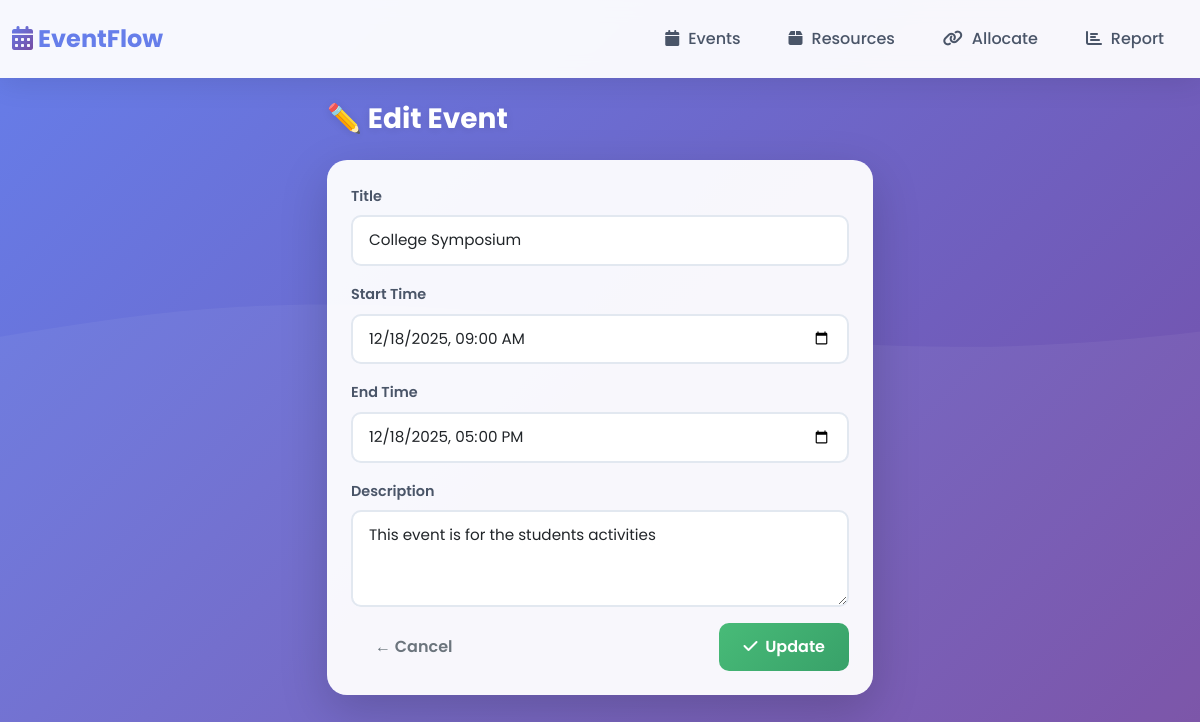
The page /events/edit/1 on the database as committed earlier.
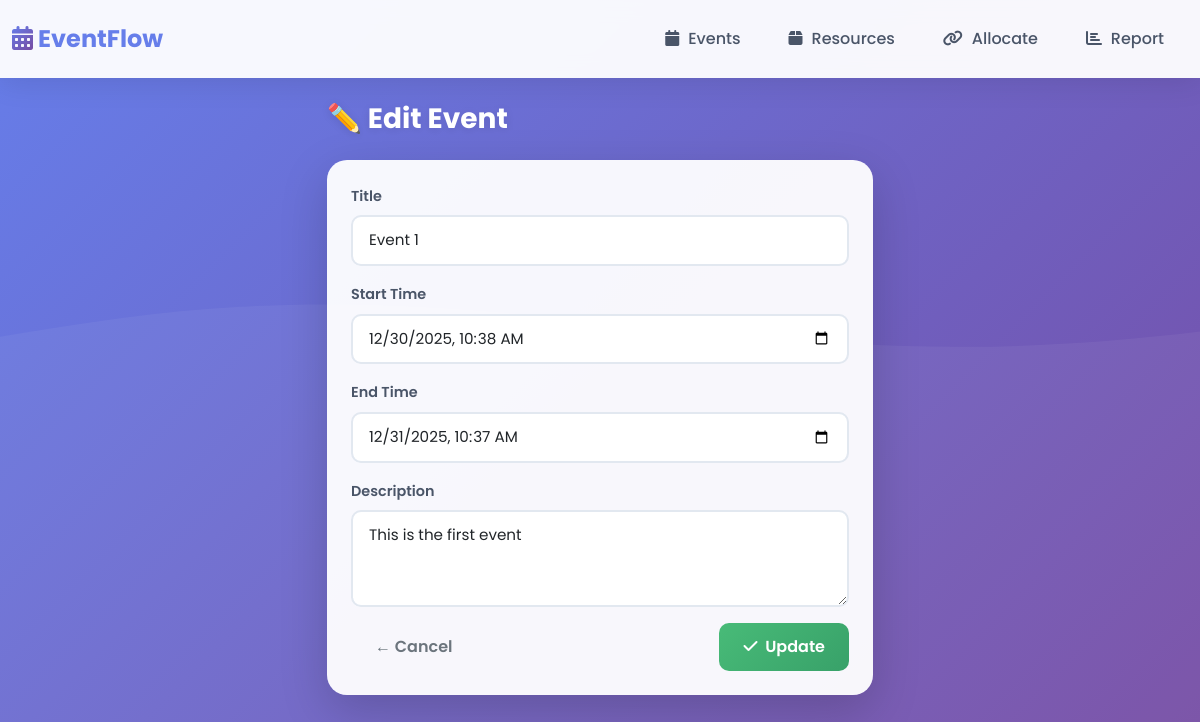
The same page on the database as committed later.
### models/event.py (models this page shows)
class Event(db.Model):
    __tablename__ = "events"
    event_id = db.Column(db.Integer, primary_key=True)
    title = db.Column(db.String(100), nullable=False)
    start_time = db.Column(db.DateTime, nullable=False)
    end_time = db.Column(db.DateTime, nullable=False)
    description = db.Column(db.Text)
    allocations = db.relationship(
        "EventResourceAllocation",
        back_populates="event",
        cascade="all, delete-orphan"
    )

### app.py (the view, shortened to what this page needs)
    @app.route("/events/edit/<int:event_id>", methods=["GET", "POST"])
    def edit_event(event_id):
        event = Event.query.get_or_404(event_id)
        return render_template("edit_event.html", event=event)

### templates/edit_event.html
{% extends "base.html" %}
{% block content %}
<div class="row justify-content-center">
    <div class="col-md-6">
        <h3 class="mb-4">✏️ Edit Event</h3>
        <div class="card shadow-lg p-4">
            <form method="POST">
                <div class="mb-3">
                    <label class="form-label">Title</label>
                    <input class="form-control"
                           name="title"
                           value="{{ event.title }}"
                           required>
                </div>
                <div class="mb-3">
                    <label class="form-label">Start Time</label>
                    <input type="datetime-local"
                           class="form-control"
                           name="start_time"
                           value="{{ event.start_time|replace(' ', 'T') }}"
                           required>
                </div>
                <div class="mb-3">
                    <label class="form-label">End Time</label>
                    <input type="datetime-local"
                           class="form-control"
                           name="end_time"
                           value="{{ event.end_time|replace(' ', 'T') }}"
                           required>
                </div>
                <div class="mb-3">
                    <label class="form-label">Description</label>
                    <textarea class="form-control"
                              name="description"
                              rows="3">{{ event.description }}</textarea>
                </div>
                <div class="d-flex justify-content-between">
                    <a href="/events" class="btn btn-outline-secondary">
                        ← Cancel
                    </a>
                    <button class="btn btn-success">
                        <i class="fa-solid fa-check me-1"></i> Update
                    </button>
                </div>
            </form>
        </div>
    </div>
</div>
{% endblock %}

Rows that differ between the two databases and show on the page:
changed Event: title "College Symposium" → "Event 1"; start_time "12/18/2025 09:00" → "12/30/2025 10:38"; end_time "12/18/2025 17:00" → "12/31/2025 10:37"; description "This event is for the students activities" → "This is the first event"
